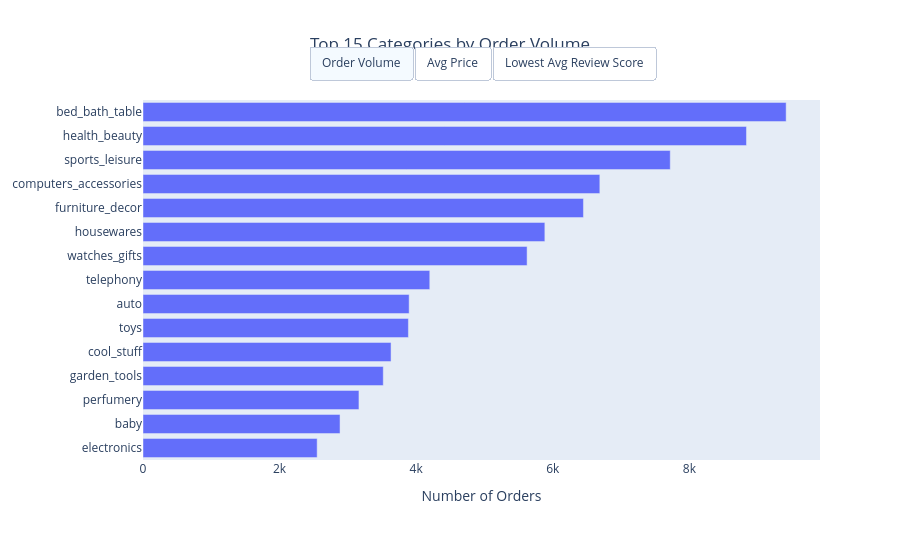

Notebook code cell kept with this figure:
### Markdown cell above
### Product Category Performance

### Code cell
cat_fig = go.Figure()

cat_fig.add_trace(go.Bar(
    x=top_volume["order_volume"], y=top_volume["category"], orientation="h",
    marker_color="#636EFA", name="Order Volume", visible=True
))
cat_fig.add_trace(go.Bar(
    x=top_price["avg_price"], y=top_price["category"], orientation="h",
    marker_color="#00CC96", name="Avg Price", visible=False
))
cat_fig.add_trace(go.Bar(
    x=bottom_reviews["avg_review_score"], y=bottom_reviews["category"], orientation="h",
    marker_color="#EF553B", name="Avg Review Score", visible=False
))

cat_fig.update_layout(
    height=540, title_text="Top 15 Categories by Order Volume", title_x=0.5,
    xaxis_title="Number of Orders",
    updatemenus=[dict(
        type="buttons", direction="right", x=0.5, xanchor="center", y=1.15, yanchor="top",
        buttons=[
            dict(label="Order Volume", method="update",
                 args=[{"visible": [True, False, False]},
                       {"title": "Top 15 Categories by Order Volume", "xaxis": {"title": "Number of Orders"}}]),
            dict(label="Avg Price", method="update",
                 args=[{"visible": [False, True, False]},
                       {"title": "Top 15 Categories by Average Item Price", "xaxis": {"title": "Average Price ($)"}}]),
            dict(label="Lowest Avg Review Score", method="update",
                 args=[{"visible": [False, False, True]},
                       {"title": "Bottom 15 Categories by Average Review Score", "xaxis": {"title": "Avg Review Score", "range": [0, 5]}}]),
        ]
    )]
)
cat_fig.show()

### Figure 1 — Plotly figure (JSON) as saved in the notebook; plotly's stock layout.template omitted (floating-point values rounded to 4 significant figures)
{"data": [{"marker": {"color": "#636EFA"}, "name": "Order Volume", "orientation": "h", "type": "bar", "visible": true, "x": [2550, 2885, 3162, 3518, 3632, 3886, 3897, 4199, 5624, 5884, 6449, 6689, 7720, 8836, 9417], "y": ["electronics", "baby", "perfumery", "garden_tools", "cool_stuff", "toys", "auto", "telephony", "watches_gifts", "housewares", "furniture_decor", "computers_accessories", "sports_leisure", "health_beauty", "bed_bath_table"]}, {"marker": {"color": "#00CC96"}, "name": "Avg Price", "orientation": "h", "type": "bar", "visible": false, "x": [164.9, 167.4, 171.8, 183.8, 185.3, 201.1, 209.0, 225.7, 264.6, 280.8, 281.6, 342.1, 476.1, 624.3, 1098.0], "y": ["kitchen_dining_laundry_garden_furniture", "cool_stuff", "pc_gamer", "furniture_bedroom", "air_conditioning", "watches_gifts", "construction_tools_safety", "fixed_telephony", "portateis_cozinha_e_preparadores_de_alimentos", "small_appliances", "musical_instruments", "agro_industry_and_commerce", "home_appliances_2", "small_appliances_home_oven_and_coffee", "computers"]}, {"marker": {"color": "#EF553B"}, "name": "Avg Review Score", "orientation": "h", "type": "bar", "visible": false, "x": [2.5, 3.256, 3.267, 3.333, 3.489, 3.63, 3.641, 3.682, 3.767, 3.781, 3.816, 3.832, 3.833, 3.845, 3.898], "y": ["security_and_services", "diapers_and_hygiene", "portateis_cozinha_e_preparadores_de_alimentos", "pc_gamer", "office_furniture", "home_comfort_2", "fashion_male_clothing", "fixed_telephony", "party_supplies", "fashio_female_clothing", "furniture_mattress_and_upholstery", "audio", "home_confort", "construction_tools_safety", "bed_bath_table"]}], "layout": {"height": 540, "title": {"text": "Top 15 Categories by Order Volume", "x": 0.5}, "updatemenus": [{"buttons": [{"args": [{"visible": [true, false, false]}, {"title": "Top 15 Categories by Order Volume", "xaxis": {"title": "Number of Orders"}}], "label": "Order Volume", "method": "update"}, {"args": [{"visible": [false, true, false]}, {"title": "Top 15 Categories by Average Item Price", "xaxis": {"title": "Average Price ($)"}}], "label": "Avg Price", "method": "update"}, {"args": [{"visible": [false, false, true]}, {"title": "Bottom 15 Categories by Average Review Score", "xaxis": {"range": [0, 5], "title": "Avg Review Score"}}], "label": "Lowest Avg Review Score", "method": "update"}], "direction": "right", "type": "buttons", "x": 0.5, "xanchor": "center", "y": 1.15, "yanchor": "top"}], "xaxis": {"title": {"text": "Number of Orders"}}}}
